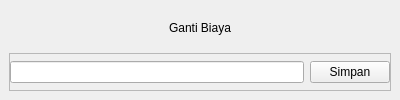
<?xml version="1.0" encoding="UTF-8"?>
<ui version="4.0">
 <class>MainWindow</class>
 <widget class="QMainWindow" name="MainWindow">
  <property name="geometry">
   <rect>
    <x>0</x>
    <y>0</y>
    <width>400</width>
    <height>100</height>
   </rect>
  </property>
  <property name="minimumSize">
   <size>
    <width>400</width>
    <height>100</height>
   </size>
  </property>
  <property name="maximumSize">
   <size>
    <width>400</width>
    <height>100</height>
   </size>
  </property>
  <property name="windowTitle">
   <string>MainWindow</string>
  </property>
  <widget class="QWidget" name="centralwidget">
   <layout class="QVBoxLayout" name="verticalLayout">
    <item>
     <widget class="QLabel" name="labelInput">
      <property name="text">
       <string>Ganti Biaya</string>
      </property>
      <property name="alignment">
       <set>Qt::AlignCenter</set>
      </property>
     </widget>
    </item>
    <item>
     <widget class="QFrame" name="frame_action">
      <property name="frameShape">
       <enum>QFrame::StyledPanel</enum>
      </property>
      <property name="frameShadow">
       <enum>QFrame::Raised</enum>
      </property>
      <layout class="QHBoxLayout" name="horizontalLayout">
       <property name="leftMargin">
        <number>0</number>
       </property>
       <property name="topMargin">
        <number>0</number>
       </property>
       <property name="rightMargin">
        <number>0</number>
       </property>
       <property name="bottomMargin">
        <number>0</number>
       </property>
       <item>
        <widget class="QLineEdit" name="input_cash"/>
       </item>
       <item>
        <widget class="QPushButton" name="btn_confirm">
         <property name="text">
          <string>Simpan</string>
         </property>
        </widget>
       </item>
      </layout>
     </widget>
    </item>
   </layout>
  </widget>
 </widget>
 <resources/>
 <connections/>
</ui>
